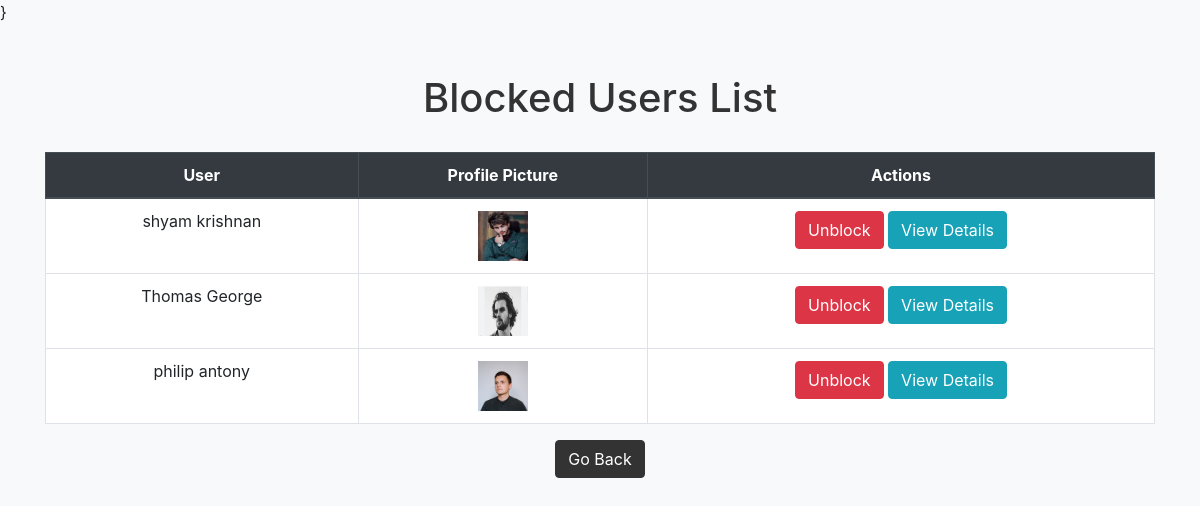
Screenshot of /matrimony/blocked_users/ (signed in) with the database file from the repository.
### matrimony/models.py (models this page shows, shortened)
class BlockedUser(models.Model):
    user = models.ForeignKey(User, on_delete=models.CASCADE, related_name='blocked_users')
    blocked_user = models.ForeignKey(User, on_delete=models.CASCADE, related_name='blocked_by')
    blocked_user_details = models.ForeignKey('PersonalDetails', on_delete=models.CASCADE)

class PersonalDetails(models.Model):
    user = models.OneToOneField(User, on_delete=models.CASCADE)  # Create a one-to-one relationship with the User model
    first_name = models.CharField(max_length=100)
    middle_name = models.CharField(max_length=100,blank=True, null=True)
    last_name = models.CharField(max_length=100)
    gender = models.CharField(max_length=10)
    birth_place = models.CharField(max_length=100)
    address = models.CharField(max_length=100)
    date_of_birth = models.DateField()
    blood_group = models.CharField(max_length=10)
    phone_number = models.CharField(max_length=15,unique=True)
    profile_image = models.ImageField(upload_to='profile_images/', blank=True, null=True)  # Define the profile image field
    mother_tongue = models.CharField(max_length=100)
    religion = models.CharField(max_length=100)
    sector = models.CharField(max_length=100)
    perso_fill = models.BooleanField(default=False)
    marital_status = models.CharField(max_length=100)
    about_you = models.TextField(blank=True)
    aadhar_card = models.FileField(upload_to='aadhar_cards/', blank=True, null=True)
    aadhar_valid = models.BooleanField(default=True)
    hobbies = models.ManyToManyField(Hobby, blank=True,null=True)

### matrimony/views.py (the view)
# urls.py: path('blocked_users/', views.blocked_users_list, name='blocked_users_list'),
@never_cache
@login_required(login_url='accounts:login')
def blocked_users_list(request):
    current_user = request.user
    blocked_users = BlockedUser.objects.filter(user=current_user)
    return render(request, 'matrimony/blocked_users_list.html', {'blocked_users': blocked_users})

### matrimony/templates/matrimony/blocked_users_list.html (shortened to what this page needs)
{% load static %}}
<!DOCTYPE html>
<html lang="en">
<head>
    <link rel="stylesheet" href="https://maxcdn.bootstrapcdn.com/bootstrap/4.5.2/css/bootstrap.min.css">
</head>
<body>
<div class="container">
    <h1>Blocked Users List</h1>
    <div class="row">
        <div class="col-md-12">
            <table class="table table-bordered">
                <thead class="thead-dark">
                    <tr>
                        <th>User</th>
                        <th>Profile Picture</th>
                        <th>Actions</th>
                    </tr>
                </thead>
                <tbody>
                                    {% for blocked_user in blocked_users %}
                                        <tr>
                                            <td>{{ blocked_user.blocked_user_details.first_name }} {{ blocked_user.blocked_user_details.last_name }}</td>
                                            <td>
                                                {% if blocked_user.blocked_user_details.profile_image %}
                                                    <img src="{{ blocked_user.blocked_user_details.profile_image.url }}" alt="Profile Picture" width="50" height="50">
                                                {% else %}
                                                    <img src="{% static '/nodp/no.jpg' %}" alt="Default Profile Picture" width="50" height="50">
                                                {% endif %}
                                            </td>
                                            <td>
                                                <a href="{% url 'matrimony:unblock_user' blocked_user.blocked_user_details.user.id %}" class="btn btn-danger">Unblock</a>
                                                <a href="{% url 'matrimony:user_detail' blocked_user.blocked_user_details.user.id %}" class="btn btn-info">View Details</a>
                                            </td>
                                        </tr>
                                    {% empty %}
                                        <tr>
                                            <td colspan="4">No users are currently blocked.</td>
                                        </tr>
                                    {% endfor %}
                </tbody>
            </table>
            <div class="center-button">
                <a href="{% url 'matrimony:myprofile' %}" class="btn btn-primary btn-back">Go Back</a>
            </div>
        </div>
    </div>
</div>
</body>
</html>

### matrimony/templates/matrimony/blocked_users_list.html (style rules this page uses)
body { background-color: #f8f9fa; }
.container { margin-top: 50px; }
h1 { text-align: center; margin-bottom: 30px; color: #333; }
table { background-color: #fff; }
th, td { text-align: center; }
.btn-back { margin-bottom: 20px; }
.btn-danger { background-color: #dc3545; border-color: #dc3545; }
.center-button { text-align: center; }
.btn-back { background-color: #333; color: #fff; border-color: #333; }

### rows the page displays
BlockedUser: blocked_user_details.first_name "shyam", blocked_user_details.last_name "krishnan", blocked_user_details.profile_image (picture)
BlockedUser: blocked_user_details.first_name "Thomas", blocked_user_details.last_name "George", blocked_user_details.profile_image (picture)
BlockedUser: blocked_user_details.first_name "philip", blocked_user_details.last_name "antony", blocked_user_details.profile_image (picture)
